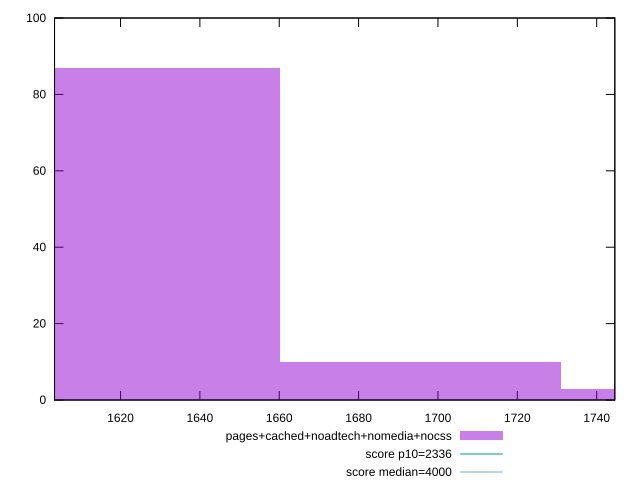

Reproduce this figure in gnuplot.
reset

$pagesCachedNoadtechNomediaNocss <<EOF
1695.577015593383 10
1624.9279732769921 87
1766.226057909774 3
EOF

set key outside below
set boxwidth 70.64904231639096
set xrange [1603.369:1744.5710000000004]
set yrange [0:100]
set trange [0:100]
set style fill transparent solid 0.5 noborder

set parametric
set terminal svg size 640, 490 enhanced background rgb 'white'
set output "report_00011_2021-02-09T10:53:21.242Z/first-contentful-paint/comparison/histogram/4_vs_5.svg"

plot $pagesCachedNoadtechNomediaNocss title "pages+cached+noadtech+nomedia+nocss" with boxes, \
     2336,t title "score p10=2336", \
     4000,t title "score median=4000"

reset
